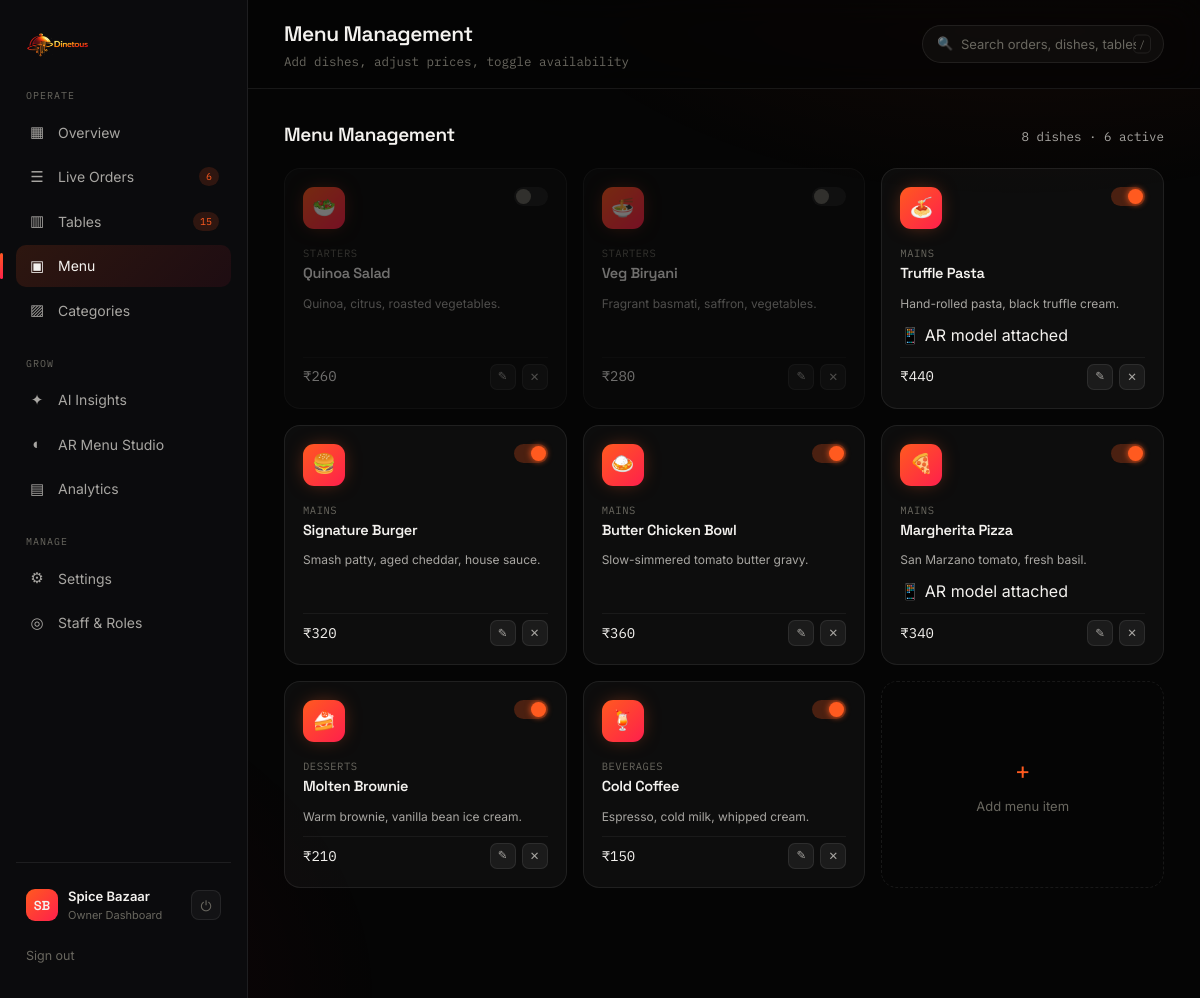
/Restro/menu.php (signed in), run on the app's committed database.
### tables this page shows
CREATE TABLE IF NOT EXISTS items (
  id           INT UNSIGNED AUTO_INCREMENT PRIMARY KEY,
  item_key     VARCHAR(32)   NOT NULL COMMENT 'Unique id for this dish, e.g. itm_p4q5r6',
  restro_key   VARCHAR(32)   NOT NULL COMMENT 'Which restaurant owns this item',
  category_key VARCHAR(32)   NOT NULL COMMENT 'Which category this item belongs to',
  name         VARCHAR(150)  NOT NULL,
  emoji        VARCHAR(8)    NULL,
  description  TEXT          NULL,
  price        DECIMAL(10,2) NOT NULL DEFAULT 0.00,
  glb_url      VARCHAR(500)  NULL COMMENT 'Optional 3D AR model URL',
  is_active    TINYINT(1)    NOT NULL DEFAULT 1,
  sort_order   INT           NOT NULL DEFAULT 0,
  created_at   DATETIME      NOT NULL DEFAULT CURRENT_TIMESTAMP,
  updated_at   DATETIME      NOT NULL DEFAULT CURRENT_TIMESTAMP ON UPDATE CURRENT_TIMESTAMP,

  UNIQUE KEY uq_items_item_key (item_key),
  KEY idx_items_restro_key (restro_key),
  KEY idx_items_category_key (category_key),
  KEY idx_items_restro_active (restro_key, is_active),

  CONSTRAINT fk_items_restro
    FOREIGN KEY (restro_key) REFERENCES restaurants (restro_key)
    ON UPDATE CASCADE ON DELETE CASCADE,

  CONSTRAINT fk_items_category
    FOREIGN KEY (category_key) REFERENCES categories (category_key)
    ON UPDATE CASCADE ON DELETE RESTRICT
);

CREATE TABLE IF NOT EXISTS categories (
  id           INT UNSIGNED AUTO_INCREMENT PRIMARY KEY,
  category_key VARCHAR(32)  NOT NULL COMMENT 'Unique id for this category, e.g. cat_x1y2z3',
  restro_key   VARCHAR(32)  NOT NULL COMMENT 'Which restaurant owns this category',
  name         VARCHAR(100) NOT NULL,
  emoji        VARCHAR(8)   NULL,
  sort_order   INT          NOT NULL DEFAULT 0,
  created_at   DATETIME     NOT NULL DEFAULT CURRENT_TIMESTAMP,
  updated_at   DATETIME     NOT NULL DEFAULT CURRENT_TIMESTAMP ON UPDATE CURRENT_TIMESTAMP,

  UNIQUE KEY uq_categories_category_key (category_key),
  UNIQUE KEY uq_categories_restro_name (restro_key, name),
  KEY idx_categories_restro_key (restro_key),

  CONSTRAINT fk_categories_restro
    FOREIGN KEY (restro_key) REFERENCES restaurants (restro_key)
    ON UPDATE CASCADE ON DELETE CASCADE
);

### Restro/menu.php (the view, shortened to what this page needs)
<?php
require_once __DIR__ . '/../database/db.php';
$restro_key = $_SESSION['restro_key'];
extract(restro_load_nav($conn, $restro_key));
$stmt = mysqli_prepare($conn, "
    SELECT i.item_key, i.name, i.emoji, i.description, i.photo_url, i.price, i.glb_url, i.is_active,
           c.name AS category_name, c.category_key
    FROM items i
    JOIN categories c ON c.category_key = i.category_key AND c.restro_key = i.restro_key
    WHERE i.restro_key = ?
    ORDER BY c.sort_order, i.sort_order, i.name
");
mysqli_stmt_bind_param($stmt, 's', $restro_key);
mysqli_stmt_execute($stmt);
$dishes = mysqli_fetch_all(mysqli_stmt_get_result($stmt), MYSQLI_ASSOC);
$active_count = 0;
foreach ($dishes as $d) {
    if ((int) $d['is_active'] === 1) $active_count++;
}
?>
<!DOCTYPE html>
<html lang="en">
<head>
<link rel="stylesheet" href="assets/style.css?v=<?php echo @filemtime(__DIR__ . '/assets/style.css'); ?>">
</head>
<body>
<div id="bg-glow"></div>
<div class="shell">
  <?php include __DIR__ . '/includes/sidebar.php'; ?>
  <div class="main">
    <div class="topbar">
      <div><h1>Menu Management</h1><div class="sub">Add dishes, adjust prices, toggle availability</div></div>
      <div class="topbar-right">
        <div class="search-box" id="topbarSearchBox">
          <span class="si-icon">🔍</span>
          <input type="search" id="topbarSearch" autocomplete="off" spellcheck="false"
                 placeholder="Search orders, dishes, tables…" aria-label="Search">
          <kbd>/</kbd>
        </div>
      </div>
    </div>
    <div class="content">
      <div class="panel-head">
        <h2>Menu Management</h2>
        <div class="link"><?php echo count($dishes); ?> dishes · <?php echo $active_count; ?> active</div>
      </div>
      <div class="menu-grid">
        <?php foreach ($dishes as $d): ?>
          <div class="dish-card<?php echo (int) $d['is_active'] === 1 ? '' : ' inactive'; ?>">
            <div class="dish-top">
              <div class="dish-emoji<?php echo !empty($d['photo_url']) ? ' has-photo' : ''; ?>">
                <?php if (!empty($d['photo_url'])): ?>
                  <img src="<?php echo htmlspecialchars(asset_url($d['photo_url'])); ?>" alt="">
                <?php else: ?>
                  <?php echo htmlspecialchars($d['emoji'] ?: '🍽'); ?>
                <?php endif; ?>
              </div>
              <form method="post" action="menu.php" style="display:inline;">
                <button type="submit" class="toggle<?php echo (int) $d['is_active'] === 1 ? ' on' : ''; ?>" aria-label="Toggle availability"></button>
              </form>
            </div>
            <div><span class="cat"><?php echo htmlspecialchars($d['category_name']); ?></span><h4><?php echo htmlspecialchars($d['name']); ?></h4></div>
            <?php if (!empty($d['description'])): ?>
              <div class="desc"><?php echo htmlspecialchars($d['description']); ?></div>
            <?php endif; ?>
            <?php if (!empty($d['glb_url'])): ?>
              <div class="impact" style="width:fit-content;">📱 AR model attached</div>
            <?php endif; ?>
            <div class="dish-foot">
              <span class="dish-price">₹<?php echo number_format((float) $d['price'], 0, '.', ','); ?></span>
              <div class="dish-actions">
                <a href="menu.php?edit=<?php echo urlencode($d['item_key']); ?>" class="a" title="Edit">✎</a>
                <form method="post" action="menu.php" style="display:inline;">
                  <button type="submit" class="a" title="Delete" onclick="return confirm('Remove &quot;<?php echo htmlspecialchars($d['name'], ENT_QUOTES); ?>&quot; from the menu?');">✕</button>
                </form>
              </div>
            </div>
          </div>
        <?php endforeach; ?>
        <a href="menu.php?add=1" class="dish-card add-dish-card"><span class="plus">+</span>Add menu item</a>
      </div>
    </div>
  </div>
</div>
</body>
</html>

### data on the page
items: emoji "🥗", is_active 0 (drawn), categories.name "STARTERS", name "Quinoa Salad", description "Quinoa, citrus, roasted vegetables.", price "260"
items: emoji "🍜", is_active 0 (drawn), categories.name "STARTERS", name "Veg Biryani", description "Fragrant basmati, saffron, vegetables.", price "280"
items: emoji "🍝", is_active 1 (drawn), categories.name "MAINS", name "Truffle Pasta", description "Hand-rolled pasta, black truffle cream.", shows "📱 AR model attached", price "440"
items: emoji "🍔", is_active 1 (drawn), categories.name "MAINS", name "Signature Burger", description "Smash patty, aged cheddar, house sauce.", price "320"
items: emoji "🍛", is_active 1 (drawn), categories.name "MAINS", name "Butter Chicken Bowl", description "Slow-simmered tomato butter gravy.", price "360"
items: emoji "🍕", is_active 1 (drawn), categories.name "MAINS", name "Margherita Pizza", description "San Marzano tomato, fresh basil.", shows "📱 AR model attached", price "340"
items: emoji "🍰", is_active 1 (drawn), categories.name "DESSERTS", name "Molten Brownie", description "Warm brownie, vanilla bean ice cream.", price "210"
items: emoji "🍹", is_active 1 (drawn), categories.name "BEVERAGES", name "Cold Coffee", description "Espresso, cold milk, whipped cream.", price "150"

### other printed values
$nav_order_count "6"
$nav_table_count "15"
$owner_initials "SB"
$restaurant_name "Spice Bazaar"
count($dishes) "8"
$active_count "6"
